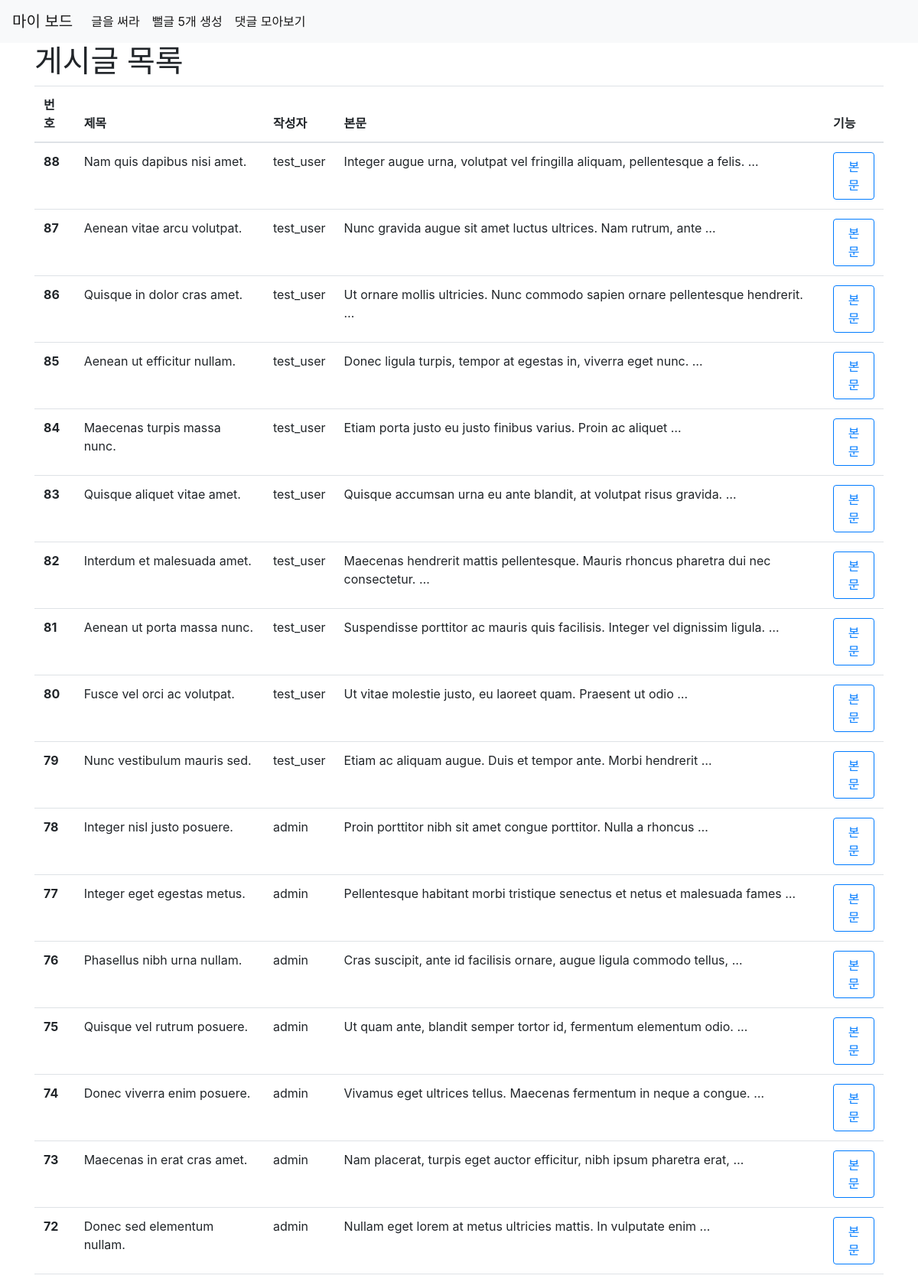
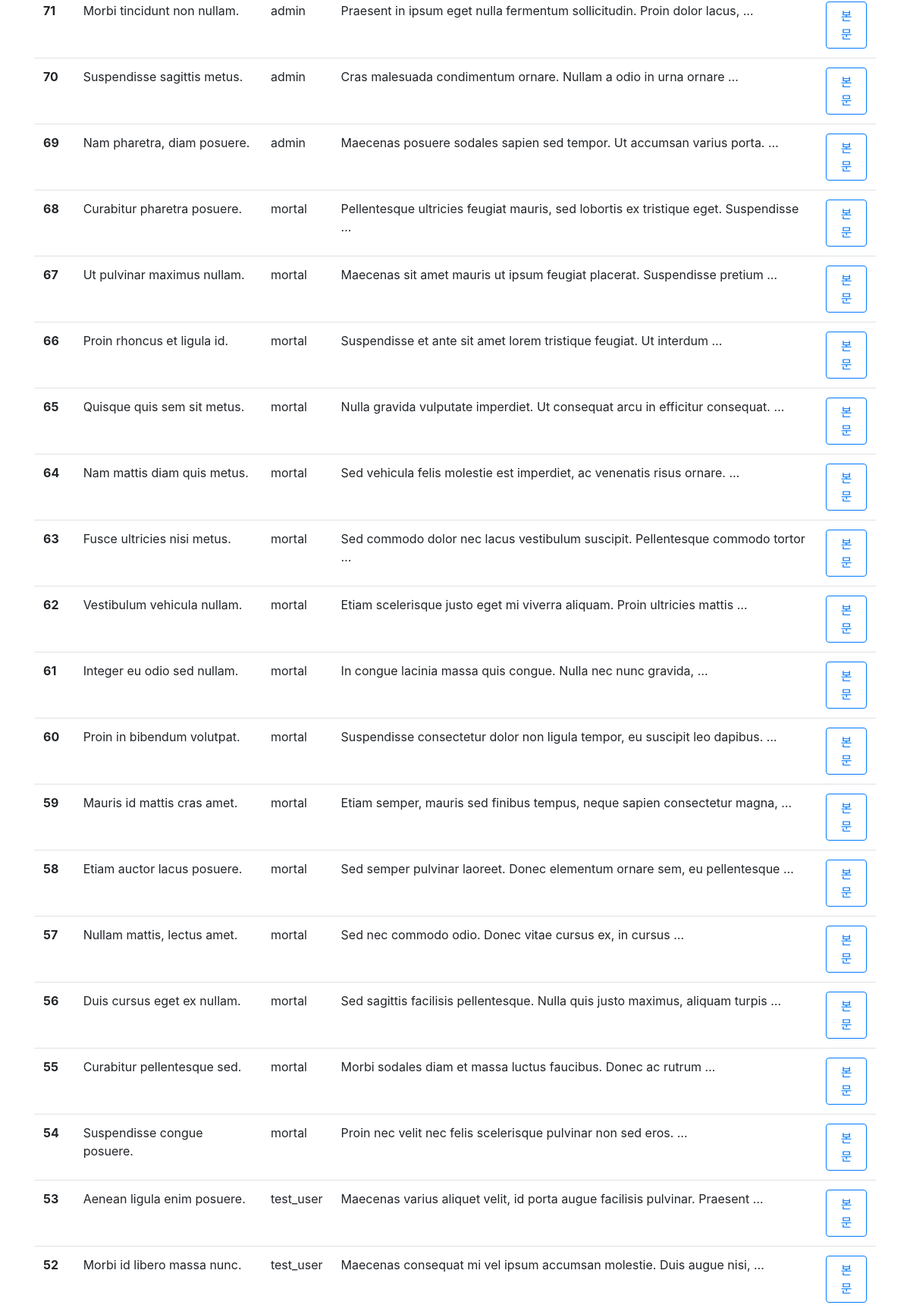
The app's page /articles/ (upper part) with its own data (2 pictures, top to bottom).
### articles/models.py (models this page shows)
class Article(models.Model):
    date = models.DateTimeField()  # 작성 날짜 시간
    title = models.CharField(max_length=100)  # 글자수 제한
    content = models.TextField()  # 글자수 제한 없음
    user = models.ForeignKey(User, on_delete=models.CASCADE)  # User Foreign key

### articles/views.py (the view)
# urls.py: path('', views.index, name='index'),
def index(request):
    articles = Article.objects.all()
    context = {
        'articles': articles
    }
    return render(request, 'articles/index.html', context)

### articles/templates/articles/index.html (shortened to what this page needs)
{% extends 'articles/base.html' %}
{% block body %}
<h1>게시글 목록</h1>
<table class="table">
    <thead>
    <tr>
        <th scope="col">번호</th>
        <th scope="col">제목</th>
        <th scope="col">작성자</th>
        <th scope="col">본문</th>
        <th scope="col">기능</th>
    </tr>
    </thead>
    <tbody>
    {% for article in articles reversed %}
    <tr>
        <th scope="row">{{article.id}}</th>
        <td>{{article.title|truncatewords:10}}</td>
        <td>{{article.user}}</td>
        <td >{{article.content|truncatewords:10}}</td>
        <td>
            <a href="{% url 'articles:detail' article.id %}" class="btn btn-outline-primary">본문</a>
        </td>
    </tr>
    {% endfor %}
    </tbody>
</table>
{% endblock %}

### records on screen
Article: id "88", title "Nam quis dapibus nisi amet.", user "test_user", content "Integer augue urna, volutpat vel fringilla aliquam, pellentesque a felis. …"
Article: id "87", title "Aenean vitae arcu volutpat.", user "test_user", content "Nunc gravida augue sit amet luctus ultrices. Nam rutrum, ante …"
Article: id "86", title "Quisque in dolor cras amet.", user "test_user", content "Ut ornare mollis ultricies. Nunc commodo sapien ornare pellentesque hendrerit. …"
Article: id "85", title "Aenean ut efficitur nullam.", user "test_user", content "Donec ligula turpis, tempor at egestas in, viverra eget nunc. …"
Article: id "84", title "Maecenas turpis massa nunc.", user "test_user", content "Etiam porta justo eu justo finibus varius. Proin ac aliquet …"
Article: id "83", title "Quisque aliquet vitae amet.", user "test_user", content "Quisque accumsan urna eu ante blandit, at volutpat risus gravida. …"
Article: id "82", title "Interdum et malesuada amet.", user "test_user", content "Maecenas hendrerit mattis pellentesque. Mauris rhoncus pharetra dui nec consectetur. …"
Article: id "81", title "Aenean ut porta massa nunc.", user "test_user", content "Suspendisse porttitor ac mauris quis facilisis. Integer vel dignissim ligula. …"
Article: id "80", title "Fusce vel orci ac volutpat.", user "test_user", content "Ut vitae molestie justo, eu laoreet quam. Praesent ut odio …"
Article: id "79", title "Nunc vestibulum mauris sed.", user "test_user", content "Etiam ac aliquam augue. Duis et tempor ante. Morbi hendrerit …"
Article: id "78", title "Integer nisl justo posuere.", user "admin", content "Proin porttitor nibh sit amet congue porttitor. Nulla a rhoncus …"
Article: id "77", title "Integer eget egestas metus.", user "admin", content "Pellentesque habitant morbi tristique senectus et netus et malesuada fames …"
Article: id "76", title "Phasellus nibh urna nullam.", user "admin", content "Cras suscipit, ante id facilisis ornare, augue ligula commodo tellus, …"
Article: id "75", title "Quisque vel rutrum posuere.", user "admin", content "Ut quam ante, blandit semper tortor id, fermentum elementum odio. …"
Article: id "74", title "Donec viverra enim posuere.", user "admin", content "Vivamus eget ultrices tellus. Maecenas fermentum in neque a congue. …"
Article: id "73", title "Maecenas in erat cras amet.", user "admin", content "Nam placerat, turpis eget auctor efficitur, nibh ipsum pharetra erat, …"
Article: id "72", title "Donec sed elementum nullam.", user "admin", content "Nullam eget lorem at metus ultricies mattis. In vulputate enim …"
Article: id "71", title "Morbi tincidunt non nullam.", user "admin", content "Praesent in ipsum eget nulla fermentum sollicitudin. Proin dolor lacus, …"
Article: id "70", title "Suspendisse sagittis metus.", user "admin", content "Cras malesuada condimentum ornare. Nullam a odio in urna ornare …"
Article: id "69", title "Nam pharetra, diam posuere.", user "admin", content "Maecenas posuere sodales sapien sed tempor. Ut accumsan varius porta. …"
Article: id "68", title "Curabitur pharetra posuere.", user "mortal", content "Pellentesque ultricies feugiat mauris, sed lobortis ex tristique eget. Suspendisse …"
Article: id "67", title "Ut pulvinar maximus nullam.", user "mortal", content "Maecenas sit amet mauris ut ipsum feugiat placerat. Suspendisse pretium …"
Article: id "66", title "Proin rhoncus et ligula id.", user "mortal", content "Suspendisse et ante sit amet lorem tristique feugiat. Ut interdum …"
Article: id "65", title "Quisque quis sem sit metus.", user "mortal", content "Nulla gravida vulputate imperdiet. Ut consequat arcu in efficitur consequat. …"
Article: id "64", title "Nam mattis diam quis metus.", user "mortal", content "Sed vehicula felis molestie est imperdiet, ac venenatis risus ornare. …"
Article: id "63", title "Fusce ultricies nisi metus.", user "mortal", content "Sed commodo dolor nec lacus vestibulum suscipit. Pellentesque commodo tortor …"
Article: id "62", title "Vestibulum vehicula nullam.", user "mortal", content "Etiam scelerisque justo eget mi viverra aliquam. Proin ultricies mattis …"
Article: id "61", title "Integer eu odio sed nullam.", user "mortal", content "In congue lacinia massa quis congue. Nulla nec nunc gravida, …"
Article: id "60", title "Proin in bibendum volutpat.", user "mortal", content "Suspendisse consectetur dolor non ligula tempor, eu suscipit leo dapibus. …"
Article: id "59", title "Mauris id mattis cras amet.", user "mortal", content "Etiam semper, mauris sed finibus tempus, neque sapien consectetur magna, …"
Article: id "58", title "Etiam auctor lacus posuere.", user "mortal", content "Sed semper pulvinar laoreet. Donec elementum ornare sem, eu pellentesque …"
Article: id "57", title "Nullam mattis, lectus amet.", user "mortal", content "Sed nec commodo odio. Donec vitae cursus ex, in cursus …"
Article: id "56", title "Duis cursus eget ex nullam.", user "mortal", content "Sed sagittis facilisis pellentesque. Nulla quis justo maximus, aliquam turpis …"
Article: id "55", title "Curabitur pellentesque sed.", user "mortal", content "Morbi sodales diam et massa luctus faucibus. Donec ac rutrum …"
Article: id "54", title "Suspendisse congue posuere.", user "mortal", content "Proin nec velit nec felis scelerisque pulvinar non sed eros. …"
Article: id "53", title "Aenean ligula enim posuere.", user "test_user", content "Maecenas varius aliquet velit, id porta augue facilisis pulvinar. Praesent …"
Article: id "52", title "Morbi id libero massa nunc.", user "test_user", content "Maecenas consequat mi vel ipsum accumsan molestie. Duis augue nisi, …"
